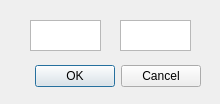
<?xml version="1.0" encoding="UTF-8"?>
<ui version="4.0">
 <class>Dialog</class>
 <widget class="QDialog" name="Dialog">
  <property name="geometry">
   <rect>
    <x>0</x>
    <y>0</y>
    <width>220</width>
    <height>104</height>
   </rect>
  </property>
  <property name="windowTitle">
   <string>Dialog</string>
  </property>
  <widget class="QDialogButtonBox" name="buttonBox">
   <property name="geometry">
    <rect>
     <x>20</x>
     <y>60</y>
     <width>181</width>
     <height>32</height>
    </rect>
   </property>
   <property name="orientation">
    <enum>Qt::Horizontal</enum>
   </property>
   <property name="standardButtons">
    <set>QDialogButtonBox::Cancel|QDialogButtonBox::Ok</set>
   </property>
  </widget>
  <widget class="QTextEdit" name="acc_name">
   <property name="geometry">
    <rect>
     <x>30</x>
     <y>20</y>
     <width>71</width>
     <height>31</height>
    </rect>
   </property>
  </widget>
  <widget class="QTextEdit" name="acc_n">
   <property name="geometry">
    <rect>
     <x>120</x>
     <y>20</y>
     <width>71</width>
     <height>31</height>
    </rect>
   </property>
  </widget>
 </widget>
 <resources/>
 <connections>
  <connection>
   <sender>buttonBox</sender>
   <signal>accepted()</signal>
   <receiver>Dialog</receiver>
   <slot>accept()</slot>
   <hints>
    <hint type="sourcelabel">
     <x>248</x>
     <y>254</y>
    </hint>
    <hint type="destinationlabel">
     <x>157</x>
     <y>274</y>
    </hint>
   </hints>
  </connection>
  <connection>
   <sender>buttonBox</sender>
   <signal>rejected()</signal>
   <receiver>Dialog</receiver>
   <slot>reject()</slot>
   <hints>
    <hint type="sourcelabel">
     <x>316</x>
     <y>260</y>
    </hint>
    <hint type="destinationlabel">
     <x>286</x>
     <y>274</y>
    </hint>
   </hints>
  </connection>
 </connections>
</ui>
